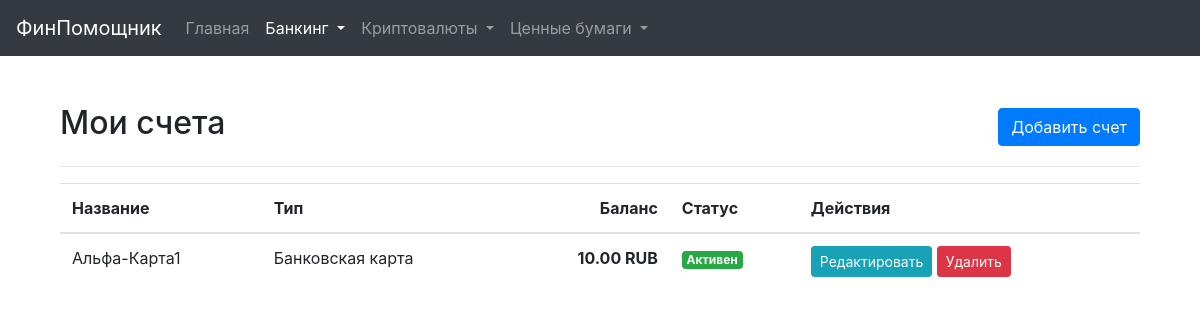
Before: /accounts with the older database file.
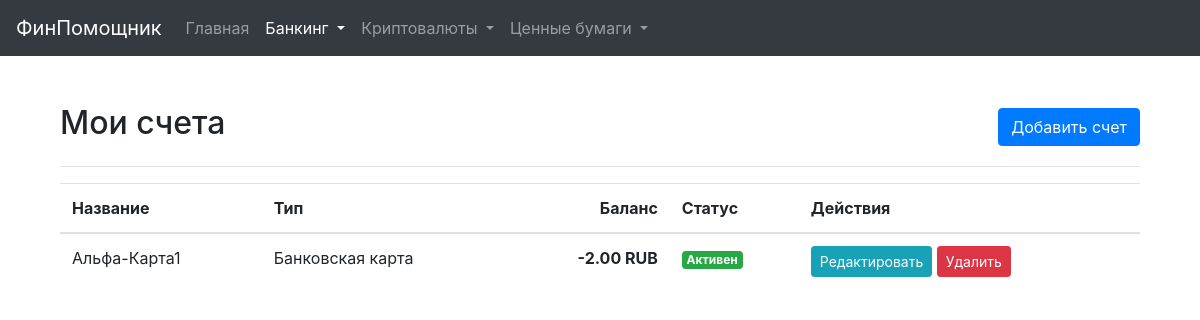
After: the same page with the newer database file.
### models.py (models this page shows, shortened)
class Account(db.Model):
    id = db.Column(db.Integer, primary_key=True)
    name = db.Column(db.String(128), nullable=False, unique=True)
    account_type = db.Column(db.String(64), nullable=False)
    currency = db.Column(db.String(16), nullable=False)
    balance = db.Column(db.Numeric(20, 2), nullable=False, default=0.0)
    is_active = db.Column(db.Boolean, default=True, nullable=False)
    notes = db.Column(db.Text)
    interest_rate = db.Column(db.Numeric(5, 2), nullable=True)
    start_date = db.Column(db.Date, nullable=True)
    end_date = db.Column(db.Date, nullable=True)
    credit_limit = db.Column(db.Numeric(20, 2), nullable=True)
    grace_period_days = db.Column(db.Integer, nullable=True)
    bank_id = db.Column(db.Integer, db.ForeignKey('bank.id'), nullable=True)
    bank = db.relationship('Bank', back_populates='accounts')

### main_routes.py (the view)
@main_bp.route('/accounts')
def ui_accounts():
    accounts = Account.query.order_by(Account.is_active.desc(), Account.name).all()
    return render_template('accounts.html', accounts=accounts)

### templates/accounts.html (shortened to what this page needs)
{% extends "base.html" %}
{% block content %}
<div class="container mt-4">
    <div class="d-flex justify-content-between align-items-center mb-3">
        <h2>Мои счета</h2>
        <a href="{{ url_for('main.add_account') }}" class="btn btn-primary">Добавить счет</a>
    </div>
    <hr>
    {% if accounts %}
    <div class="table-responsive">
        <table class="table table-hover">
            <thead>
                <tr>
                    <th>Название</th>
                    <th>Тип</th>
                    <th class="text-right">Баланс</th>
                    <th>Статус</th>
                    <th>Действия</th>
                </tr>
            </thead>
            <tbody>
                {% for account in accounts %}
                <tr>
                    <td>{{ account.name }}</td>
                    <td>
                        {% if account.account_type == 'bank_card' %}Банковская карта
                        {% elif account.account_type == 'bank_account' %}Банковский счет
                        {% elif account.account_type == 'cash' %}Наличные
                        {% elif account.account_type == 'e-wallet' %}Электронный кошелек
                        {% else %}Другое
                        {% endif %}
                    </td>
                    <td class="text-right font-weight-bold">{{ "%.2f"|format(account.balance) }} {{ account.currency }}</td>
                    <td>
                        {% if account.is_active %}
                            <span class="badge badge-success">Активен</span>
                        {% else %}
                            <span class="badge badge-secondary">Неактивен</span>
                        {% endif %}
                    </td>
                    <td>
                        <a href="{{ url_for('main.ui_edit_account_form', account_id=account.id) }}" class="btn btn-sm btn-info">Редактировать</a>
                        <form action="{{ url_for('main.ui_delete_account', account_id=account.id) }}" method="POST" style="display: inline;" onsubmit="return confirm('Вы уверены, что хотите удалить счет \'{{ account.name }}\'? Это действие необратимо.');">
                            <button type="submit" class="btn btn-sm btn-danger">Удалить</button>
                        </form></td>
                </tr>
                {% endfor %}
            </tbody>
        </table>
    </div>
    {% endif %}
</div>
{% endblock %}

Changed rows visible on the page:
changed Account "Альфа-Карта1": balance "10.00" → "-2.00"
